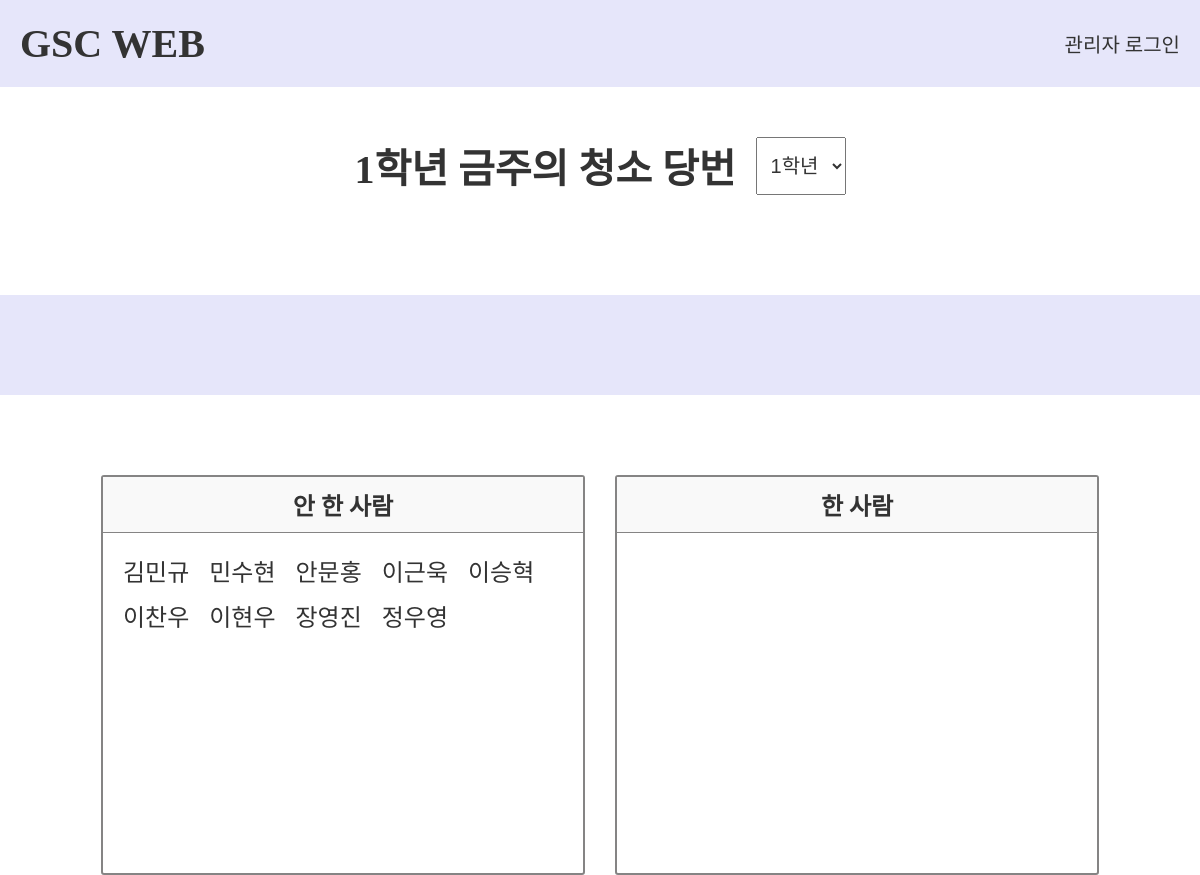
The page /cleaning/ on the database as committed earlier.
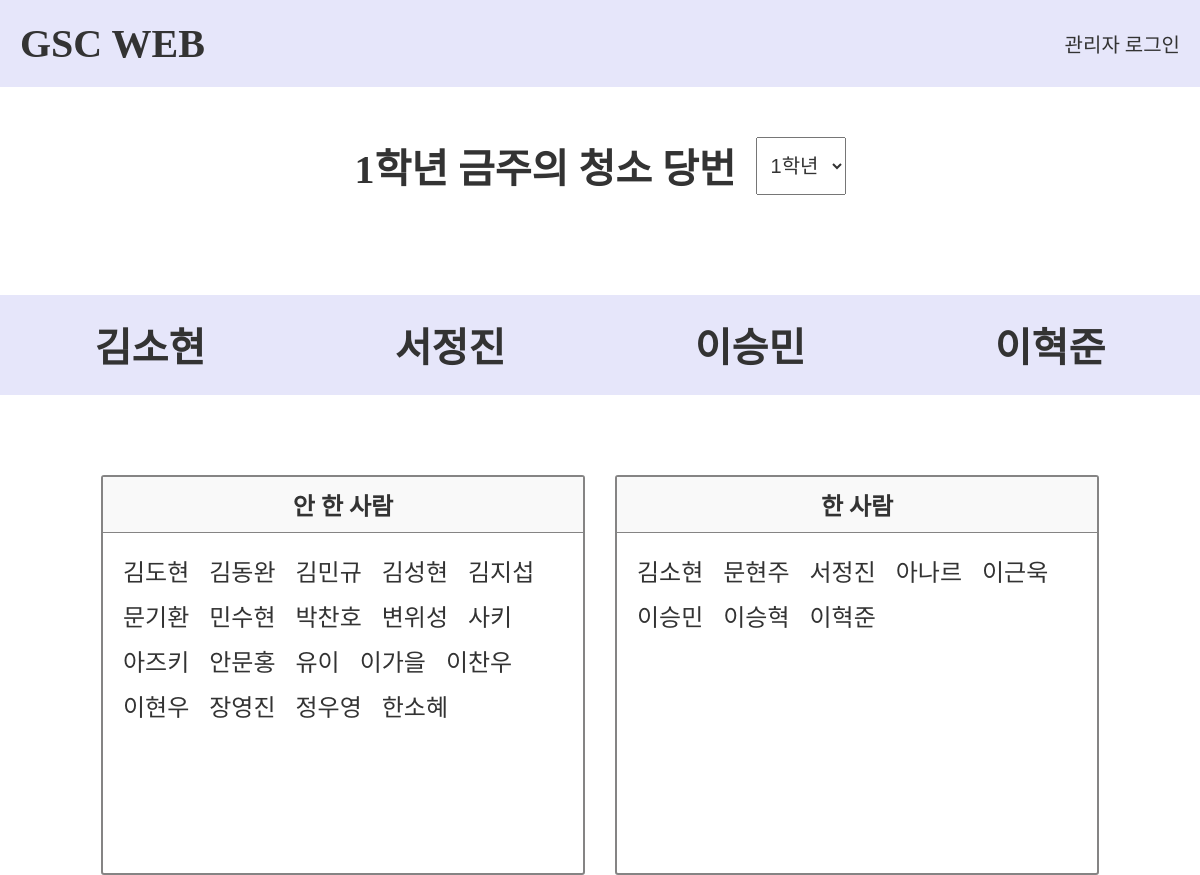
The same page on the database as committed later.
### app/models.py (models this page shows)
class ClassMember(db.Model) :
    id = db.Column(db.Integer, primary_key=True)
    grade = db.Column(db.Integer, nullable=False)
    name = db.Column(db.String(200), nullable=False)
    gender = db.Column(db.String(20), nullable=False)
    position = db.Column(db.String(20), nullable=False)
    check = db.Column(db.Boolean, default=False, nullable=False)
    this_week = db.Column(db.Boolean, default=False, nullable=False)

### app/views/cleaning_views.py (the view)
@bp.route('/')
def show() :
    grade = request.args.get('grade', default=1, type=int)
    unchecked_list_unsorted = ClassMember.query.filter_by(grade=grade, check=False).all()
    checked_list_unsorted = ClassMember.query.filter_by(grade=grade, check=True).all()
    this_week_member_list_unsorted = ClassMember.query.filter_by(grade=grade, this_week=True).all()
    unchecked_list = sorted(unchecked_list_unsorted, key=lambda member : member.name)
    checked_list = sorted(checked_list_unsorted, key=lambda member : member.name)
    this_week_member_list = sorted(this_week_member_list_unsorted, key=lambda member : member.name)
    return render_template(
        'cleaning_page.html',
        grade=grade,
        unchecked_list=unchecked_list,
        checked_list=checked_list,
        this_week_member_list=this_week_member_list
    )

### app/views/login_views.py (called while the page is built)
@bp.before_app_request
def load_logged_in_admin() :
    admin_id = session.get('admin_id')
    if admin_id is None :
        g.admin = None
    else :
        g.admin = Admins.query.get(admin_id)

### app/templates/cleaning_page.html (shortened to what this page needs)
{% extends 'base.html' %}
{% block content %}
<h1 class="page-info">
    {{ grade }}학년 금주의 청소 당번
    <select id="cleaning-grade-select" class="select-bar">
        <option value="1" {% if grade==1 %} selected {% endif %}>1학년</option>
    </select>
</h1>
<div id="cleaning-page">
    <div id="this-week-member-box">
        <ul id="this-week-member-list">
            {% if this_week_member_list %}
            {% for member in this_week_member_list %}
            <li>{{ member.name }}</li>
            {% endfor %}
            {% else %}
            <li></li>
            <li></li>
            <li></li>
            <li></li>
            {% endif %}
        </ul>
    </div>
    <div class="status-wrapper">
        <div class="status-box unchecked-box">
            <h2>안 한 사람</h2>
            <ul class="student-list">
                {% for member in unchecked_list %}
                <li>{{ member.name }}</li>
                {% endfor %}
            </ul>
        </div>
        <div class="status-box checked-box">
            <h2>한 사람</h2>
            <ul class="student-list">
                {% for member in checked_list %}
                <li>{{ member.name }}</li>
                {% endfor %}
            </ul>
        </div>
    </div>
</div>
{% endblock %}

### app/templates/base.html (shortened to what this page needs)
<!DOCTYPE html>
<html>
<head>
    <link rel="stylesheet" href="{{ url_for('static', filename='css/common.css') }}">
    <link rel="stylesheet" href="{{ url_for('static', filename='css/introduce.css') }}">
    <link rel="stylesheet" href="{{ url_for('static', filename='css/login.css') }}">
    <link rel="stylesheet" href="{{ url_for('static', filename='css/main.css') }}">
    <link rel="stylesheet" href="{{ url_for('static', filename='css/navbar.css') }}">
    <link rel="stylesheet" href="{{ url_for('static', filename='css/temp_page.css') }}">
    <link rel="stylesheet" href="{{ url_for('static', filename='css/time_table.css') }}">
    <link rel="stylesheet" href="{{ url_for('static', filename='css/cleaning.css') }}">
</head>
<body>
    {% include "navbar.html" %}
    {% block content %}
    {% endblock %}
</body>
</html>

### app/templates/navbar.html
<nav class="navbar">
    <a id="navbar-brand" href="{{ url_for('main.main') }}">GSC WEB</a>
    {% if g.admin %}
    <div id="logined">
        <p id="admin-name">{{ g.admin.name }}</p>
        <a id="navbar-logout" href="{{ url_for('login.logout', next=request.full_path) }}">로그아웃</a>
    </div>
    {% else %}
    <a id="navbar-login" href="{{ url_for('login.login', next=request.full_path) }}">관리자 로그인</a>
    {% endif %}
</nav>

### app/static/css/common.css (style rules this page uses)
* { margin: 0; padding: 0; color: #333333; }
.page-info { display: flex; justify-content: center; text-align: center; font-size: 40px; margin-top: 50px; color: #333333; gap: 20px; }
.select-bar { font-size: 20px; vertical-align: middle; padding: 10px; }

### app/static/css/navbar.css (style rules this page uses)
.navbar { display: flex; justify-content: space-between; padding: 20px; align-items: center; background-color: #E6E6FA; }
.navbar a { text-decoration: none; }
#navbar-brand { font-size: 40px; font-weight: bold; }
#navbar-login { font-size: 20px }

### app/static/css/cleaning.css (style rules this page uses)
#cleaning-page { display: flex; flex-direction: column; margin-top: 100px; gap: 50px; align-items: center; }
#this-week-member-box { display: flex; justify-content: center; }
#this-week-member-list { display: flex; list-style: none; justify-content: center; padding: 0; }
#this-week-member-list li { display: flex; justify-content: center; text-align: center; align-items: center; width: 300px; height: 100px; background-color: #E6E6FA; font-size: 40px; font-weight: bold; }
.status-wrapper { display: flex; justify-content: center; gap: 30px; width: 100%; margin-top: 30px; }
.status-box { width: 40%; border: 2px solid #858484; border-radius: 3px; }
.status-box h2 { text-align: center; padding: 10px; border-bottom: 1px solid #858484; background-color: #f9f9f9; }
.student-list { display: flex; flex-wrap: wrap; list-style: none; padding: 20px; min-height: 300px; column-gap: 20px; row-gap: 10px; align-content: flex-start; }
.student-list li { font-size: 24px; }

Rows that differ between the two databases and show on the page:
added ClassMember: name "김소현"
added ClassMember: name "서정진"
added ClassMember: name "이승민"
added ClassMember: name "이혁준"
added ClassMember: name "김도현", shown under "안 한 사람"
added ClassMember: name "김동완", shown under "안 한 사람"
added ClassMember: name "김성현", shown under "안 한 사람"
added ClassMember: name "김지섭", shown under "안 한 사람"
added ClassMember: name "문기환", shown under "안 한 사람"
added ClassMember: name "박찬호", shown under "안 한 사람"
added ClassMember: name "변위성", shown under "안 한 사람"
added ClassMember: name "사키", shown under "안 한 사람"
added ClassMember: name "아즈키", shown under "안 한 사람"
added ClassMember: name "유이", shown under "안 한 사람"
added ClassMember: name "이가을", shown under "안 한 사람"
added ClassMember: name "한소혜", shown under "안 한 사람"
added ClassMember: name "문현주", shown under "한 사람"
added ClassMember: name "아나르", shown under "한 사람"
changed ClassMember "이근욱": moves from the list under "안 한 사람" to the list under "한 사람"
changed ClassMember "이승혁": moves from the list under "안 한 사람" to the list under "한 사람"
